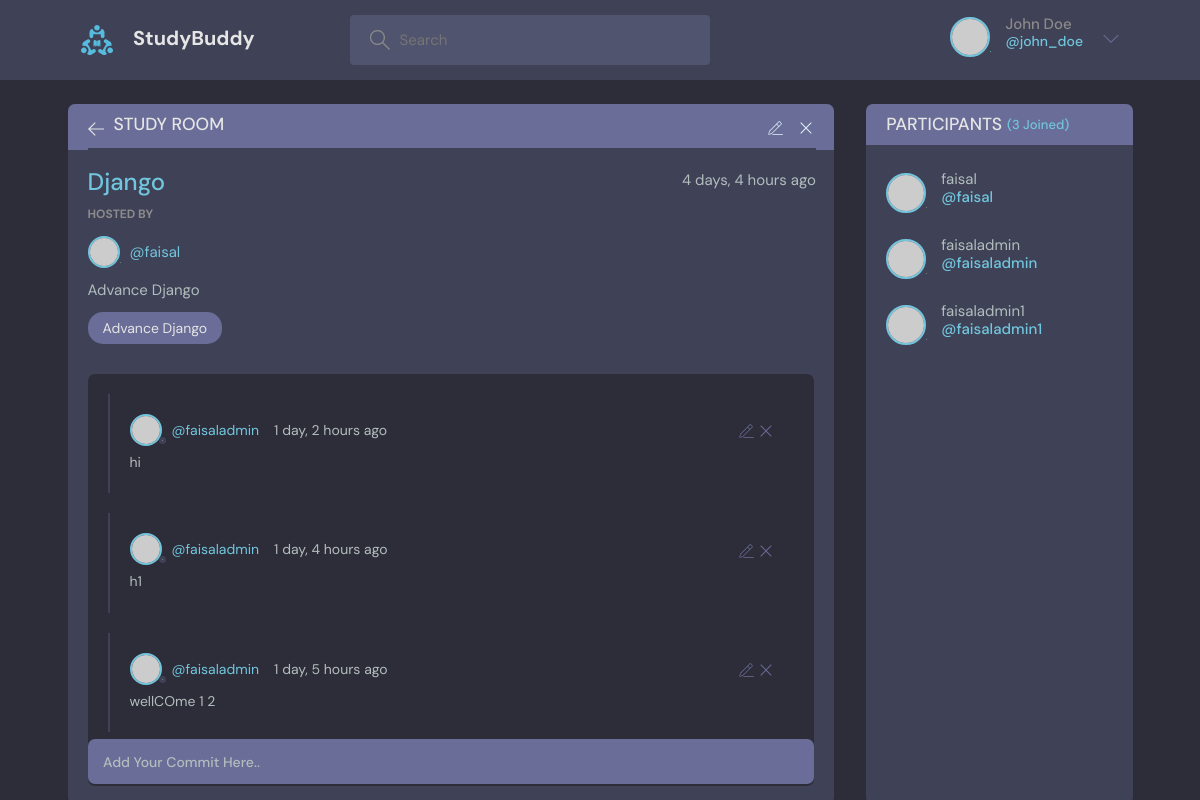
The page /room/9 (signed in) on the database as committed earlier.
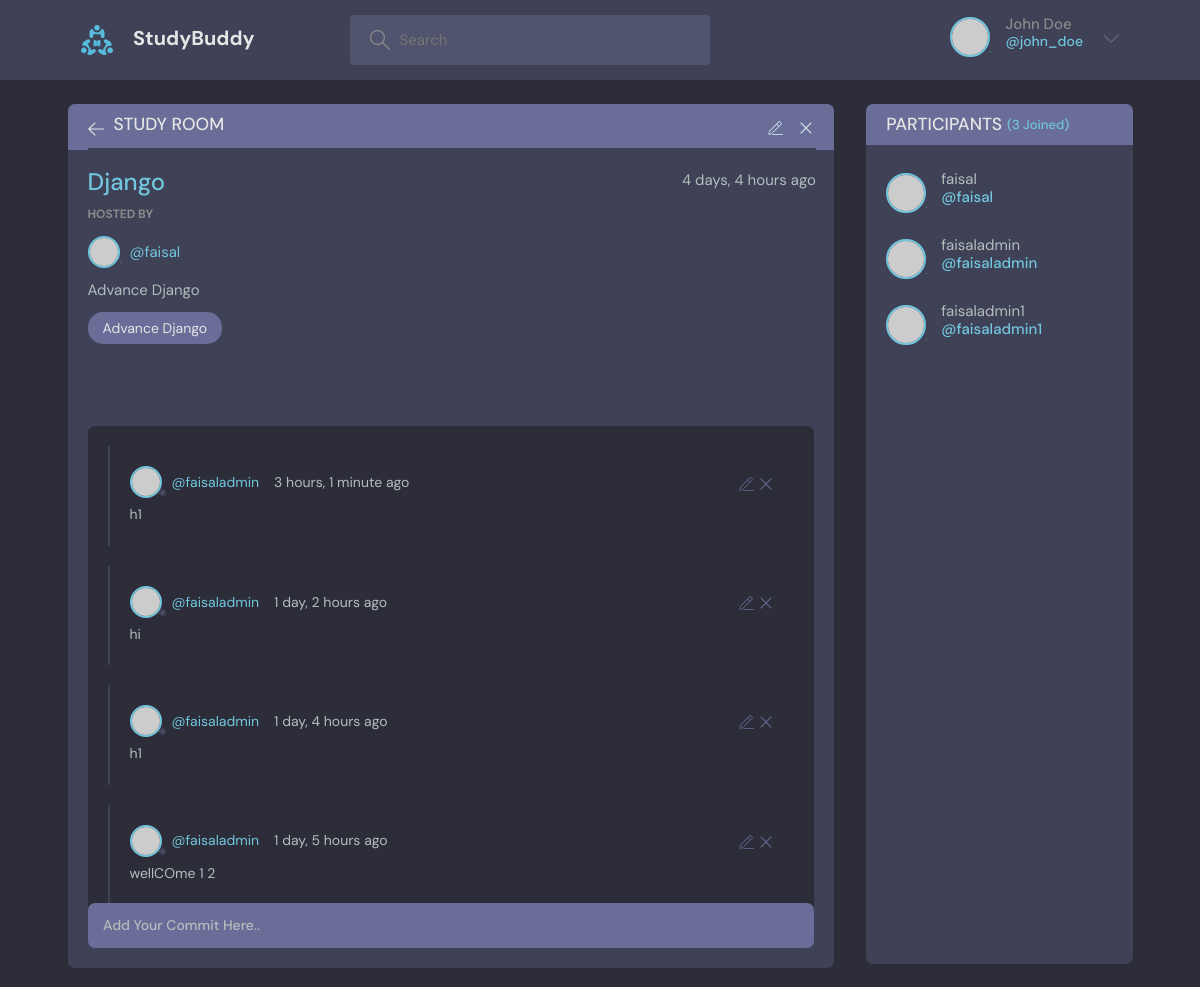
The same page on the database as committed later.
### base/models.py (models this page shows, shortened)
class Room(models.Model):
    host = models.ForeignKey(User, verbose_name=("host"), on_delete=models.SET_NULL, null=True)
    topic = models.ForeignKey(Topic, verbose_name=("topic"), on_delete=models.SET_NULL, null=True)
    name = models.CharField(("name"), max_length=50)
    participants = models.ManyToManyField(User, related_name='participants')
    desc =  models.TextField(("desc"), null=True, blank=True)
    created = models.DateTimeField(("created"), auto_now_add=True)
    updated = models.DateTimeField(("updated"), auto_now=True)
    class Meta:
        ordering = ['-updated', '-created']

class Topic(models.Model):
    name = models.CharField(("name"), max_length=100)
    created = models.DateTimeField(("created"), auto_now_add=True)
    updated = models.DateTimeField(("updated"), auto_now=True)
    def __str__(self):
        return self.name

class Messages(models.Model):
    user = models.ForeignKey(User, verbose_name=("user"), on_delete=models.CASCADE)
    room = models.ForeignKey(Room, verbose_name=("room"), on_delete=models.CASCADE)
    body =  models.TextField(("body"))
    created = models.DateTimeField(("created"), auto_now_add=True)
    updated = models.DateTimeField(("updated"), auto_now=True)

### base/views.py (the view, shortened to what this page needs)
# urls.py: path('room/<str:pk>', views.room, name='room'),
@login_required(login_url='login')
def room(request, pk):
    room = Room.objects.get(id=pk)
    room_messages = room.messages_set.all().order_by('-created')
    room_messages_count = room_messages.count()
    participants = room.participants.all()
    participants_count = participants.count()
    topics = Topic.objects.all()
    context = {'room': room, 'room_messages': room_messages, 'room_messages_count': room_messages_count,
               'participants': participants, 'participants_count': participants_count, 'topics': topics}
    return render(request, 'base/room.html', context)

### base/templates/base/room.html (shortened to what this page needs)
{% extends 'main.html' %} {% block title %} Room Page {% endblock title %} {% block content %}
<main class="profile-page layout layout--2">
  <div class="container">
    <div class="room">
      <div class="room__top">
        <div class="room__topLeft">
          <a href="index.html">
            <svg
              version="1.1"
              xmlns="http://www.w3.org/2000/svg"
              width="32"
              height="32"
              viewBox="0 0 32 32"
            >
              <title>arrow-left</title>
              <path
                d="M13.723 2.286l-13.723 13.714 13.719 13.714 1.616-1.611-10.96-10.96h27.625v-2.286h-27.625l10.965-10.965-1.616-1.607z"
              ></path>
            </svg>
          </a>
          <h3>Study Room</h3>
        </div>
        <div class="room__topRight">
          <a href="#">
          </a>
          <a href="#">
            <svg
              version="1.1"
              xmlns="http://www.w3.org/2000/svg"
              width="32"
              height="32"
              viewBox="0 0 32 32"
            >
              <title>remove</title>
              <path
                d="M27.314 6.019l-1.333-1.333-9.98 9.981-9.981-9.981-1.333 1.333 9.981 9.981-9.981 9.98 1.333 1.333 9.981-9.98 9.98 9.98 1.333-1.333-9.98-9.98 9.98-9.981z"
              ></path>
            </svg>
          </a>
        </div>
      </div>
      <div class="room__box scroll">
        <div class="room__header scroll">
          <div class="room__info">
            <h3>{{ room.topic }}</h3>
            <span>{{ room.created | timesince }} ago</span>
          </div>
          <div class="room__hosted">
            <p>Hosted By</p>
            <a href="#" class="room__author">
              <div class="avatar avatar--small">
                <img src="https://randomuser.me/api/portraits/men/37.jpg" />
              </div>
              <span>@{{ room.host }}</span>
            </a>
          </div>
          <div class="room__details">
            {{ room.desc }}
          </div>
          <span class="room__topics">{{ room.name }}</span>
        </div>
        <div class="room__conversation">
          <div class="threads scroll">
            {% for message in room_messages %} {% if request.user == message.user %}
            <div class="thread">
              <div class="thread__top">
                <div class="thread__author">
                  <a href="#" class="thread__authorInfo">
                    <div class="avatar avatar--small">
                      <img
                        src="https://randomuser.me/api/portraits/men/37.jpg"
                      />
                    </div>
                    <span>@{{ message.user }}</span>
                  </a>
                  <span class="thread__date"
                    >{{ message.created | timesince }} ago</span
                  >
                </div>
                <div class="thread__delete">
                  <a
                    href="{% url 'update-message' message.id %}">
                  </a>
                  <a href="{% url 'delete-message' message.id %}">
                    <svg
                      version="1.1"
                      xmlns="http://www.w3.org/2000/svg"
                      width="32"
                      height="32"
                      viewBox="0 0 32 32"
                    >
                      <title>remove</title>
                      <path
                        d="M27.314 6.019l-1.333-1.333-9.98 9.981-9.981-9.981-1.333 1.333 9.981 9.981-9.981 9.98 1.333 1.333 9.981-9.98 9.98 9.98 1.333-1.333-9.98-9.98 9.98-9.981z"
                      ></path>
                    </svg>
                  </a>
                </div>
              </div>
              <div class="thread__details">{{ message.body }}</div>
            </div>
            {% endif %} {% endfor %}
          </div>
        </div>
      </div>
      <div class="room__message">
        <form action="" method="post">
          <input
            type="text"
            name="body"
            placeholder=" Add Your Commit Here.. "
          />
        </form>
      </div>
    </div>
    <div class="participants">
      <h3 class="participants__top">
        Participants <span>({{ participants_count }} Joined)</span>
      </h3>
      <div class="participants__list scroll">
        {% for participant in participants %}
        <a href="{% url 'profile' participant.id %}" class="participant">
          <div class="avatar avatar--medium">
            <img src="https://randomuser.me/api/portraits/men/37.jpg" />
          </div>
          <p>
            {{ participant.username}}
            <span>@{{ participant.username}}</span>
          </p>
        </a>
        {% endfor %}
      </div>
    </div>
  </div>
</main>
{% endblock content %}

### templates/main.html (shortened to what this page needs)
<!DOCTYPE html>
{% load static %}
<html lang="en">
  <head>
    <link
      href="https://cdn.jsdelivr.net/npm/bootstrap@5.3.0/dist/css/bootstrap.min.css"
      rel="stylesheet"
    />
    <link rel="stylesheet" href="{% static 'styles/style.css' %}" />
  </head>
  <body>
    {% include 'nav.html' %} {% block content %}{% endblock content %}
  </body>
</html>

### templates/nav.html (shortened to what this page needs)
{% load static %}
<header class="header header--loggedIn">
  <div class="container">
    <a href="/" class="header__logo">
      <img src="{% static 'images/logo.svg' %}" />
      <h1>StudyBuddy</h1>
    </a>
    <form class="header__search">
      <label>
        <input name="q" placeholder="Search" />
      </label>
    </form>
    <nav class="header__menu">
      <div class="header__user">
        <a href="profile.html">
          <div class="avatar avatar--medium active">
            <img src="https://randomuser.me/api/portraits/men/37.jpg" />
          </div>
          <p>John Doe <span>@john_doe</span></p>
        </a>
        <button class="dropdown-button">
          <svg
            version="1.1"
            xmlns="http://www.w3.org/2000/svg"
            width="32"
            height="32"
            viewBox="0 0 32 32"
          >
            <title>chevron-down</title>
            <path d="M16 21l-13-13h-3l16 16 16-16h-3l-13 13z"></path>
          </svg>
        </button>
      </div>
    </nav>
  </div>
</header>

Rows that differ between the two databases and show on the page:
added Messages: user "faisaladmin", created "3 hours, 1 minute", body "h1"
